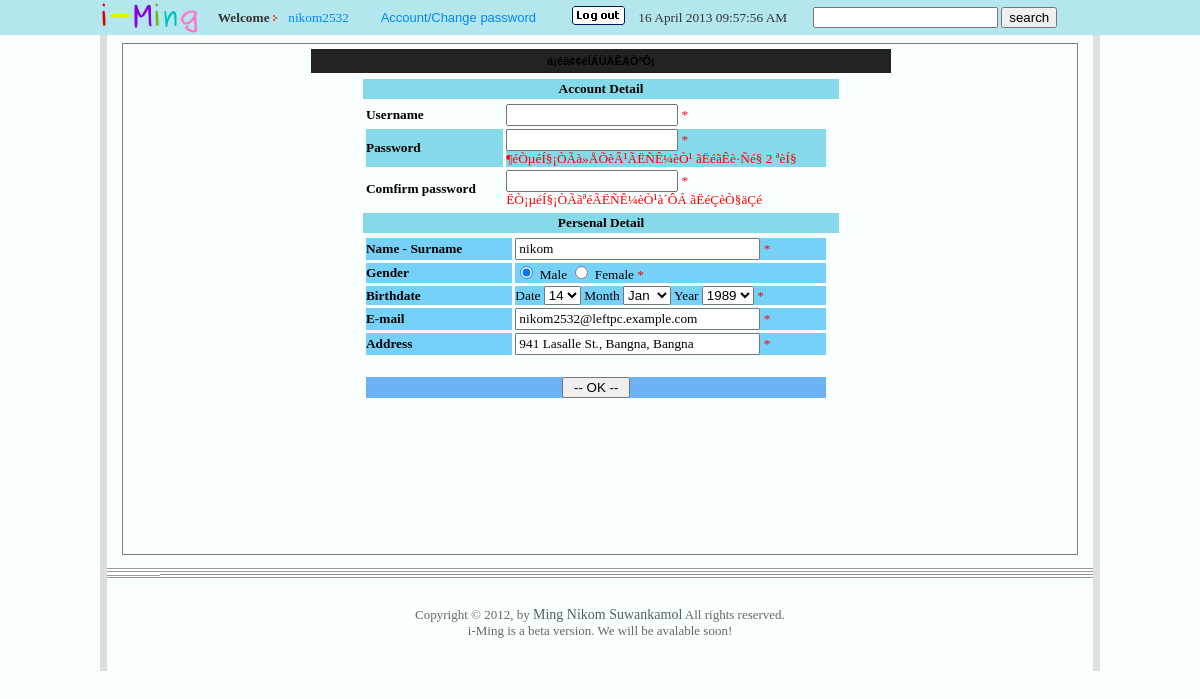
/member_edit.php (signed in), run on the app's committed database.
### tables this page shows
CREATE TABLE IF NOT EXISTS `social_iMing_customer_v3` (
  `username` varchar(20) NOT NULL,
  `password` varchar(100) NOT NULL,
  `name` varchar(100) NOT NULL,
  `sex` char(1) NOT NULL,
  `birthday` date NOT NULL,
  `email` varchar(150) NOT NULL,
  `address` text NOT NULL,
  `regis_date` datetime NOT NULL,
  `regis_ip` varchar(50) NOT NULL,
  `last_login` datetime NOT NULL,
  `enable` char(1) NOT NULL,
  `admin` char(1) NOT NULL,
  PRIMARY KEY (`username`),
  UNIQUE KEY `email` (`email`)
);

### src/include/member_regis_form.php (the view, shortened to what this page needs)
						<table width="480"  border="0" cellspacing="2" cellpadding="0" align="center">
                          <tr class="nortxt">
                            <td height="20" bgcolor="85d9e8" align="center"><b>Account Detail</b></td>
                          </tr>
                          <tr class="nortxt">
                            <td height="20">
                                <table width="98%" border="0" cellspacing="3" cellpadding="0">
                                  <tr class="nortxt">
                                    <td width="30%"><b>
                                        Username</b></td>
                                    <td>
<? if (ereg("member_edit",$GLOBALS[REQUEST_URI], $array)) {
			echo $_SESSION[su];
} else {
?>
                                        <input name="username" type="text" class="nortxt" size="20"maxlength="15" value="<?=$username?>"> <font color="FF0000">*</font>
<? } ?>
                                      </td>
                                  </tr>
                                  <tr class="nortxt" bgcolor="85d9e8">
                                    <td><b>
                                        Password </b></td>
                                    <td>
                                        <input name="pass1" type="password" class="nortxt" size="20"maxlength="15" value="<?=$pass1?>"> <font color="FF0000">* <?=$msg1?></font>
                                      </td>
                                  </tr>
                                  <tr class="nortxt">
                                    <td><b>
                                        Comfirm password</b></td>
                                    <td>
                                        <input name="pass2" type="password" class="nortxt" size="20"maxlength="15" value="<?=$pass2?>"> <font color="FF0000">* <?=$msg2?></font>
                                      </td>
                                  </tr>
                                </table>
                              </div></td>
                          </tr>
                          <tr class="nortxt">
                            <td height="20" bgcolor="85d9e8" align="center">
                                <b>Persenal Detail</b>
                              </td>
                          </tr>
                          <tr class="nortxt">
                            <td height="20">
                                <table width="98%" border="0" cellspacing="3" cellpadding="0">
                                  <tr class="nortxt" bgcolor="75d1f8">
                                    <td width="32%"><b>
                                        Name - Surname</b></td>
                                    <td width="68%">
                                        <input name="name" type="text" class="nortxt" size="30" value="<?=$name?>" maxlength="50"> <font color="FF0000">*</font>
                                      </td>
                                  </tr>
                                  <tr class="nortxt" bgcolor="75d1f8">
                                    <td><b>
                                        Gender </b></td>
                                    <td>
                                        <input name="sex" type="radio" class="nortxt" value="m" <? if($sex=="m") echo "checked"; ?>> Male <input name="sex" type="radio" class="nortxt" value="f" <?php if($sex=="f") echo "checked"; ?>> Female <font color="FF0000">*</font>
                                      </td>
                                  </tr>
                                  <tr class="nortxt" bgcolor="75d1f8">
                                    <td><b>
                                        Birthdate </b></td>
                                    <td>Date
								  <select name="birth_date">
									<option value="14" <? if($birth_date=="14") echo "selected"; ?>>14</option>
								</select>
								Month
								  <select name="birth_month">
									<option value="1" <? if($birth_date=="1") echo "selected"; ?>>Jan</option>
								</select>
								Year
								  <select name="birth_year">
								  <?
								  $date=getdate();
								  for($x=0;$x<100;$x++) {
									  $i=$date[year]-$x;
									 ?>
									<option value="<?=$i?>" <? if($birth_year==$i) echo "selected"; ?>><?=$i?></option>
								<?
								  }
								?>
								  </select> <font color="FF0000">*</font>
									</td>
                                  </tr>
                                  <tr class="nortxt" bgcolor="75d1f8">
                                    <td><b>
                                        E-mail </b></td>
                                    <td>
                                        <input name="email" type="text" class="nortxt" size="30" value="<?=$email?>" maxlength="50"> <font color="FF0000">*</font>
                                      </td>
                                  </tr>
                                  <tr class="nortxt" bgcolor="75d1f8">
                                    <td><b>
                                        Address </b></td>
                                    <td>
                                        <input name="address" type="text" class="nortxt" size="30" value="<?=$address?>" maxlength="200"> <font color="FF0000">*</font>
                                      </td>
                                  </tr>
                                  <tr class="nortxt">
                                    <td></td>
                                    <td>
                                      </td>
                                  </tr>
                                  <tr class="nortxt" bgcolor="6cb3f6">
                                    <td colspan="2" align="center">
                                        <input type="submit" value=" -- OK -- ">
                                      </td>
                                  </tr>
                              </table></td>
                          </tr>
                          <tr class="nortxt">
                            <td height="20">&nbsp;</td>
                          </tr>
                          <tr class="nortxt">
                            <td height="20"></td>
                          </tr>
                        </table>

### src/css/style.css (style rules this page uses)
.nortxt { font-family: Tahoma; font-size: 10pt; }

### src/include/index_head.php (style rules this page uses)
body { font-family: Arial, sans-serif }

### data on the page
social_iming_customer_v3: name "nikom", sex "☑", birth_date "14", birth_year "1989", email "nikom2532@leftpc.example.com", address "941 Lasalle St., Bangna, Bangna"

### other printed values
$msg1 "¶éÒµéÍ§¡ÒÃà»ÅÕèÂ¹ÃËÑÊ¼èÒ¹ ãËéãÊè·Ñé§ 2 ªèÍ§"
$msg2 "ËÒ¡µéÍ§¡ÒÃãªéÃËÑÊ¼èÒ¹à´ÔÁ ãËéÇèÒ§äÇé"
$_SESSION[su] "nikom2532"
